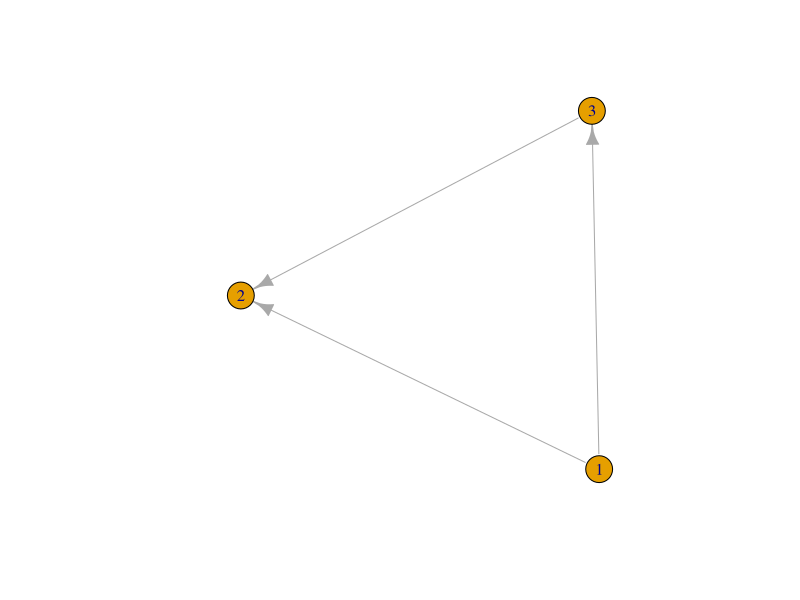
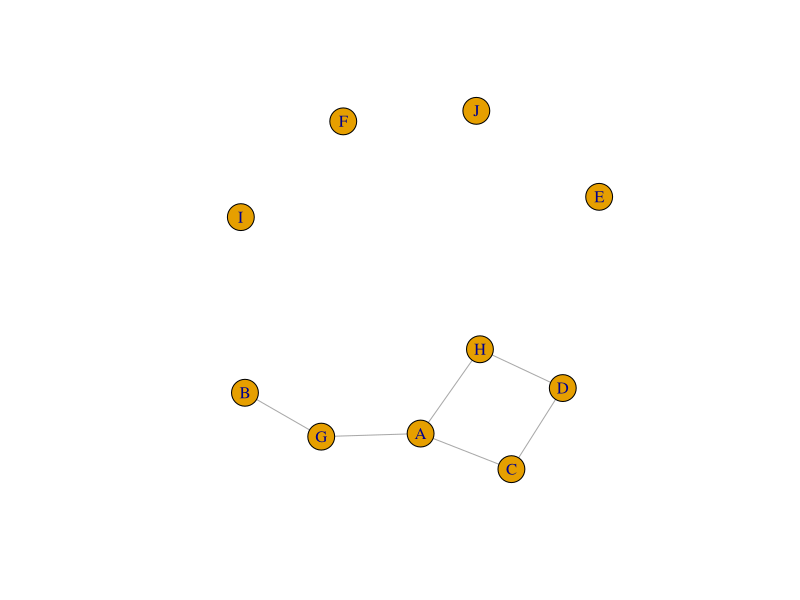

The R source for these figures, in order:
## ---- chunk 1
adjacency_matrix <- matrix(0, 3, 3)
adjacency_matrix[1, 2] <- 1
adjacency_matrix[1, 3] <- 1
adjacency_matrix[3, 2] <- 1

adjacency_matrix
## ---- chunk 2
graph <- igraph::graph.adjacency(adjacency_matrix, mode = 'directed', weighted = TRUE)

plot(graph)
## ---- chunk 3
random_edges <- sample(c(0,1), 100, replace = TRUE, prob = c(0.9, 0.1))
adjacency_matrix <- matrix(random_edges, 10, 10)
rownames(adjacency_matrix) = LETTERS[1:10]
colnames(adjacency_matrix) = LETTERS[1:10]
graph <- igraph::graph.adjacency(adjacency_matrix, mode = 'undirected', 
                                 diag = FALSE)

plot(graph)
